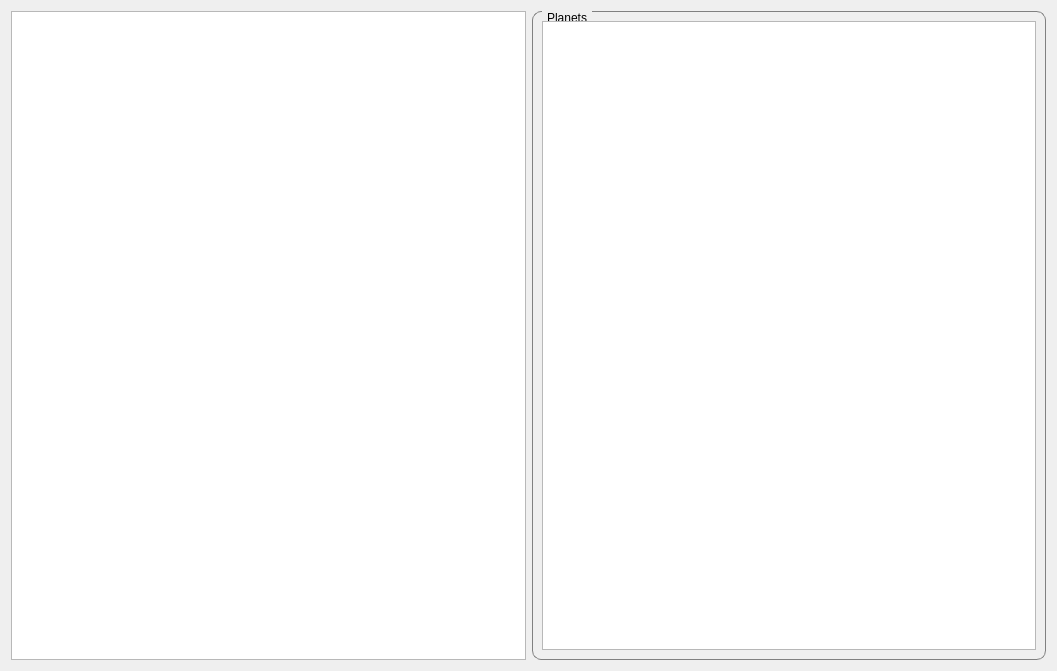
<?xml version="1.0" encoding="UTF-8"?>
<ui version="4.0">
 <class>MapWindow</class>
 <widget class="QDialog" name="MapWindow">
  <property name="geometry">
   <rect>
    <x>0</x>
    <y>0</y>
    <width>1057</width>
    <height>671</height>
   </rect>
  </property>
  <property name="windowTitle">
   <string>Travel to...</string>
  </property>
  <layout class="QGridLayout" name="gridLayout">
   <item row="0" column="0">
    <widget class="QGraphicsView" name="graphicsView">
     <property name="minimumSize">
      <size>
       <width>512</width>
       <height>512</height>
      </size>
     </property>
    </widget>
   </item>
   <item row="0" column="1">
    <widget class="QGroupBox" name="gbPlanets">
     <property name="minimumSize">
      <size>
       <width>256</width>
       <height>0</height>
      </size>
     </property>
     <property name="styleSheet">
      <string notr="true">QGroupBox {
    border: 1px solid gray;
    border-radius: 9px;
    margin-top: 0.5em;
}

QGroupBox::title {
    subcontrol-origin: margin;
    left: 10px;
    padding: 0 3px 0 3px;
}</string>
     </property>
     <property name="title">
      <string>Planets</string>
     </property>
     <layout class="QGridLayout" name="gridLayout_2">
      <item row="0" column="0">
       <widget class="QPlainTextEdit" name="ptPlanets">
        <property name="readOnly">
         <bool>true</bool>
        </property>
       </widget>
      </item>
     </layout>
    </widget>
   </item>
  </layout>
 </widget>
 <resources/>
 <connections/>
</ui>
